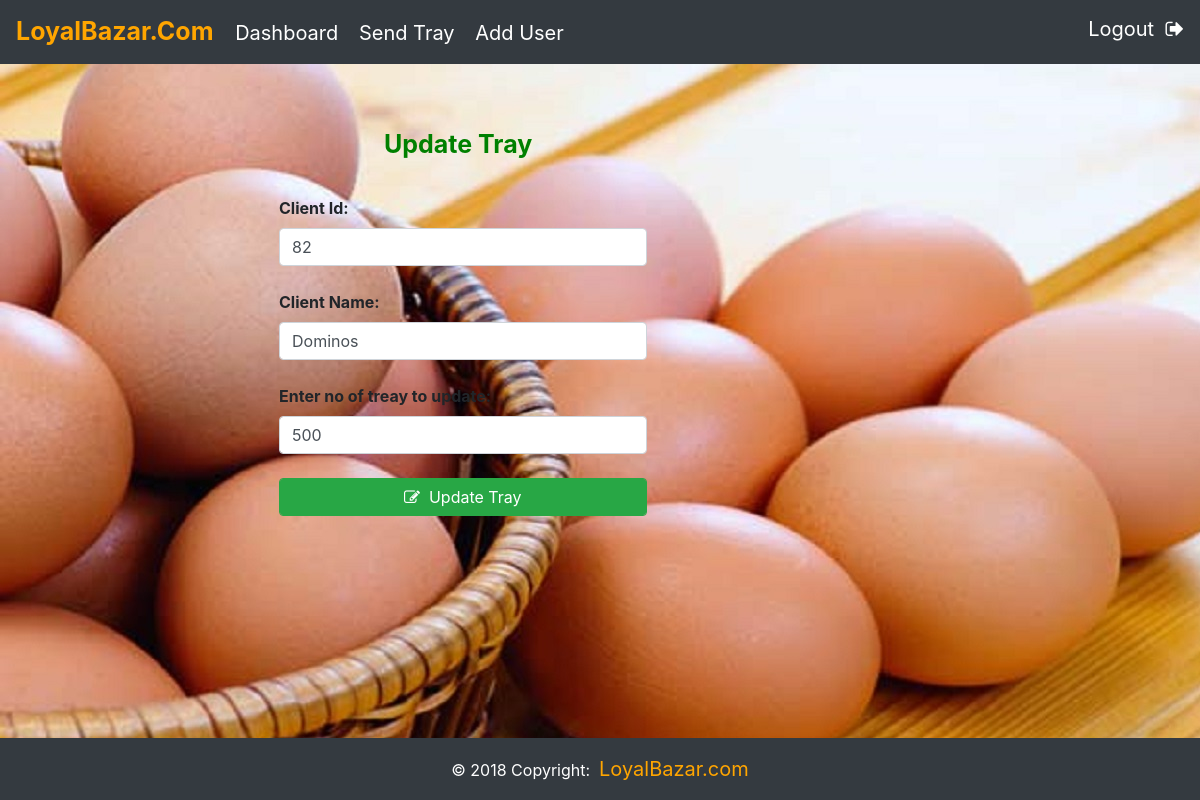
Page /LoyalBazar/loyalMaster.php?Page=editTreay&id=82 (signed in) on the committed database.
### tables this page shows
CREATE TABLE `loyal_client_db` (
  `ID` int(30) NOT NULL,
  `ClientName` varchar(100) DEFAULT NULL,
  `noTreayRecieved` int(30) DEFAULT NULL,
  `TreaySentDate` varchar(100) NOT NULL,
  `CompanyID` int(30) DEFAULT NULL
);

### LoyalBazar/editRow.php (the view)
<?php
	include "loyal_db.php";
	$id= $_GET['id'];
	$sql="SELECT * FROM loyal_client_db WHERE ID=$id";
	$res=mysqli_query($conn,$sql) or die(mysqli_error($conn));
	while ($row=mysqli_fetch_assoc($res)) {
		$noOfTreayRecieved=$row['noTreayRecieved'];
		$client_name=$row['ClientName'];
		$ID=$row['ID'];
	}
?>
<div class="container">
	<div class="row">
		<div class="col-md-6" style="margin-top: 2%;margin-left: 15%;">
			<form method="post" action="editSendRow.php">
				<div class="input-group" style="width: 70%;margin-left: 30%;font-size: 25px;color: green;font-weight: bold;">
					<label>Update Tray</label>
				</div><br>
				<div class="input-group" style="width: 70%;margin-left: 10%;font-weight: bold;">
					<label>Client Id:</label>
				</div>
				<div class="input-group" style="width: 70%;margin-left: 10%;">
					<input type="text" name="clientId" value="<?php echo $ID;?>" class="form-control">
				</div><br>
				<div class="input-group" style="width: 70%;margin-left: 10%;font-weight: bold;">
					<label>Client Name:</label>
				</div>
				<div class="input-group" style="width: 70%;margin-left: 10%">
					<input type="text" name="clientName" value="<?php echo $client_name;?>" class="form-control">
				</div><br>
				<div class="input-group" style="width: 70%;margin-left: 10%;font-weight: bold;">
					<label> Enter no of treay to update:</label>
				</div>
				<div class="input-group" style="width: 70%;margin-left: 10%">
					<input type="text" name="noOfTreayRecieved" value="<?php echo $noOfTreayRecieved;?>" class="form-control">
				</div><br>
				<div class="input-group" style="width: 70%;margin-left: 10%">
					<button type="submit" name="editRow" class="form-control btn btn-success">
						<span><i class="fa fa-pencil-square-o"></i></span>
						&nbsp;Update Tray
					</button>
				</div>
			</form>
		</div>
	</div>
</div>

### LoyalBazar/loyalMaster.php (style rules this page uses)
body { padding-top: 3.6rem; background-image: url("Images/egg-tray1.jpg"); height: 100% !important; background-repeat: no-repeat; }

### rows in the picture
loyal_client_db: clientId "82", clientName "Dominos", noOfTreayRecieved "500"
